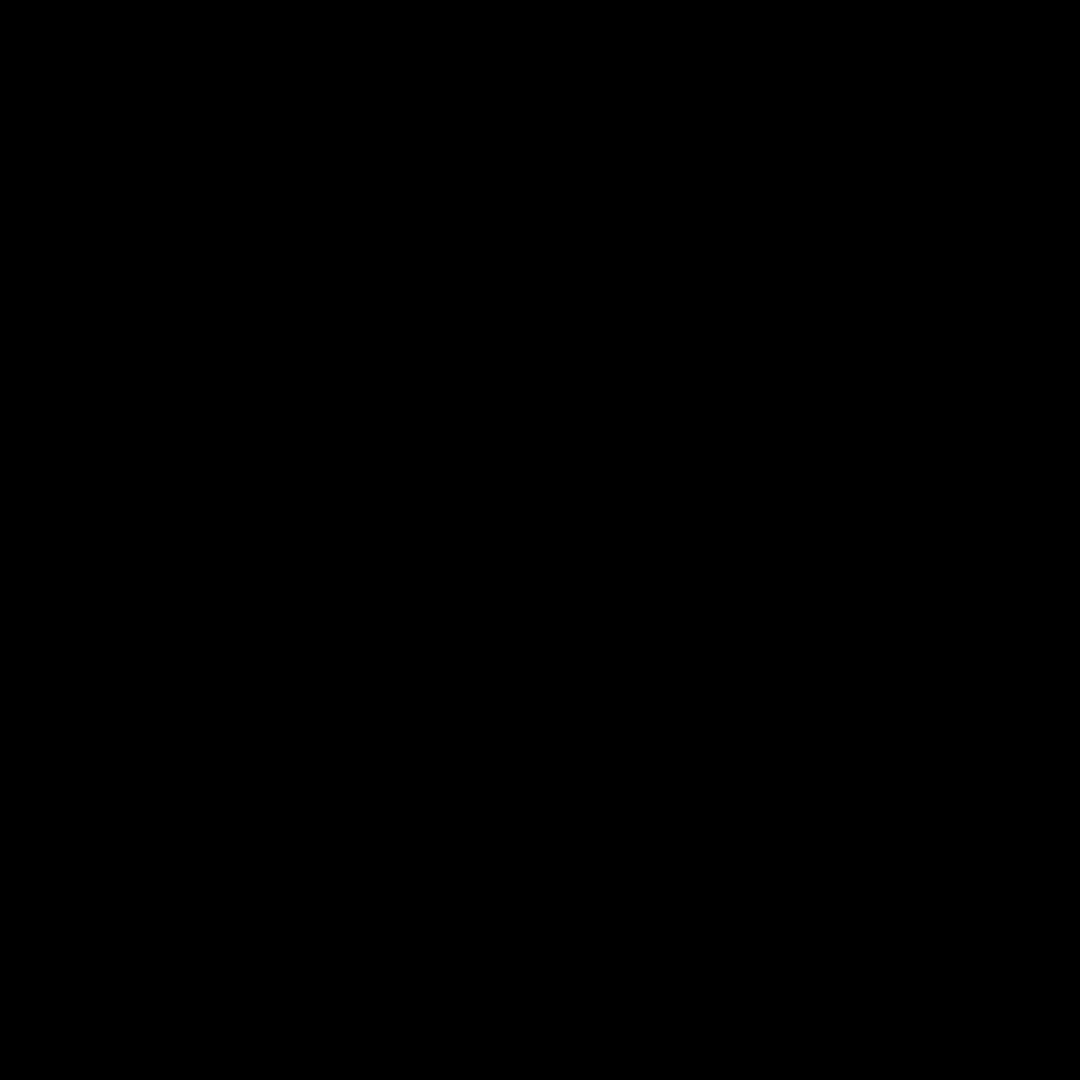
Frame 1 (no input)
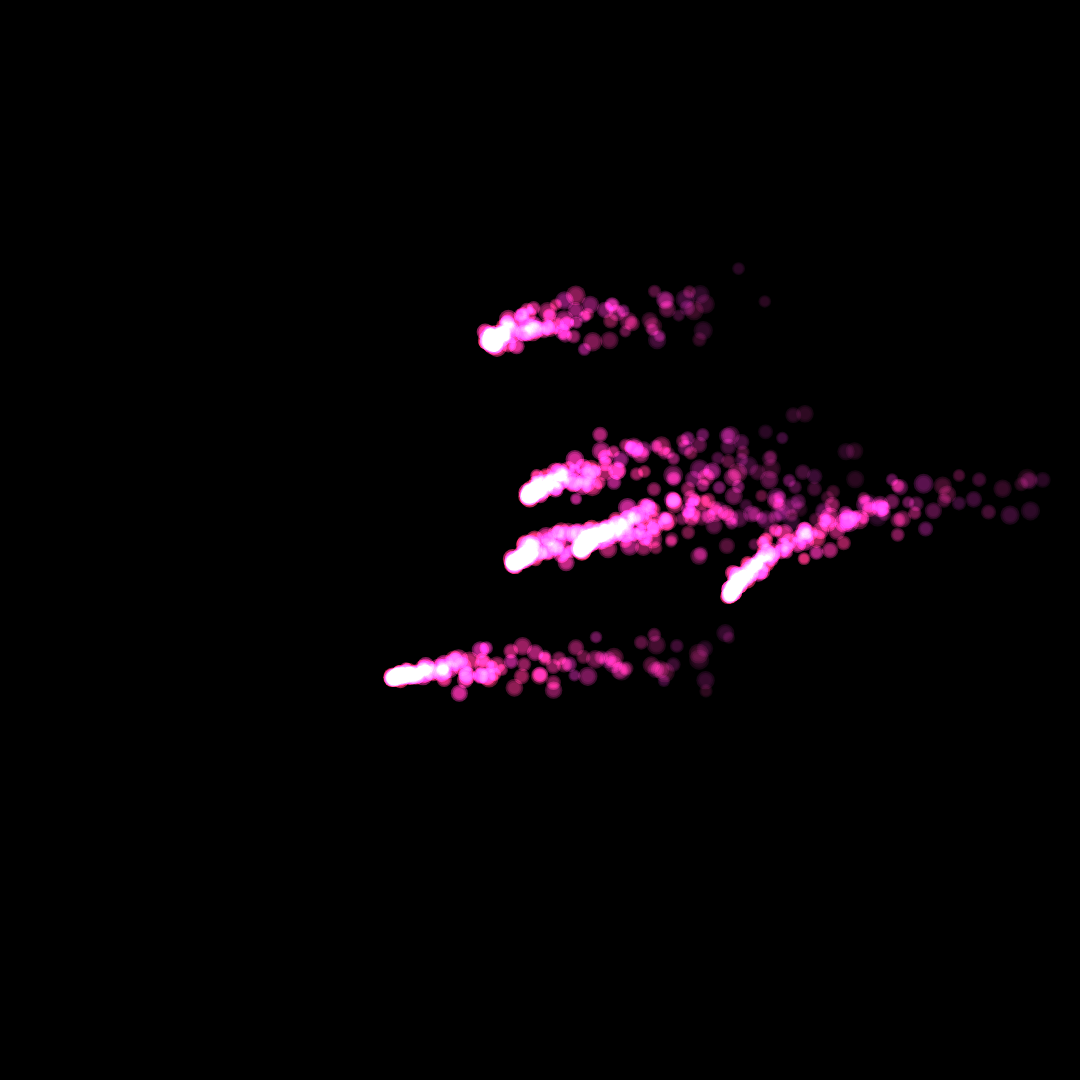
Frame 60 (no input)
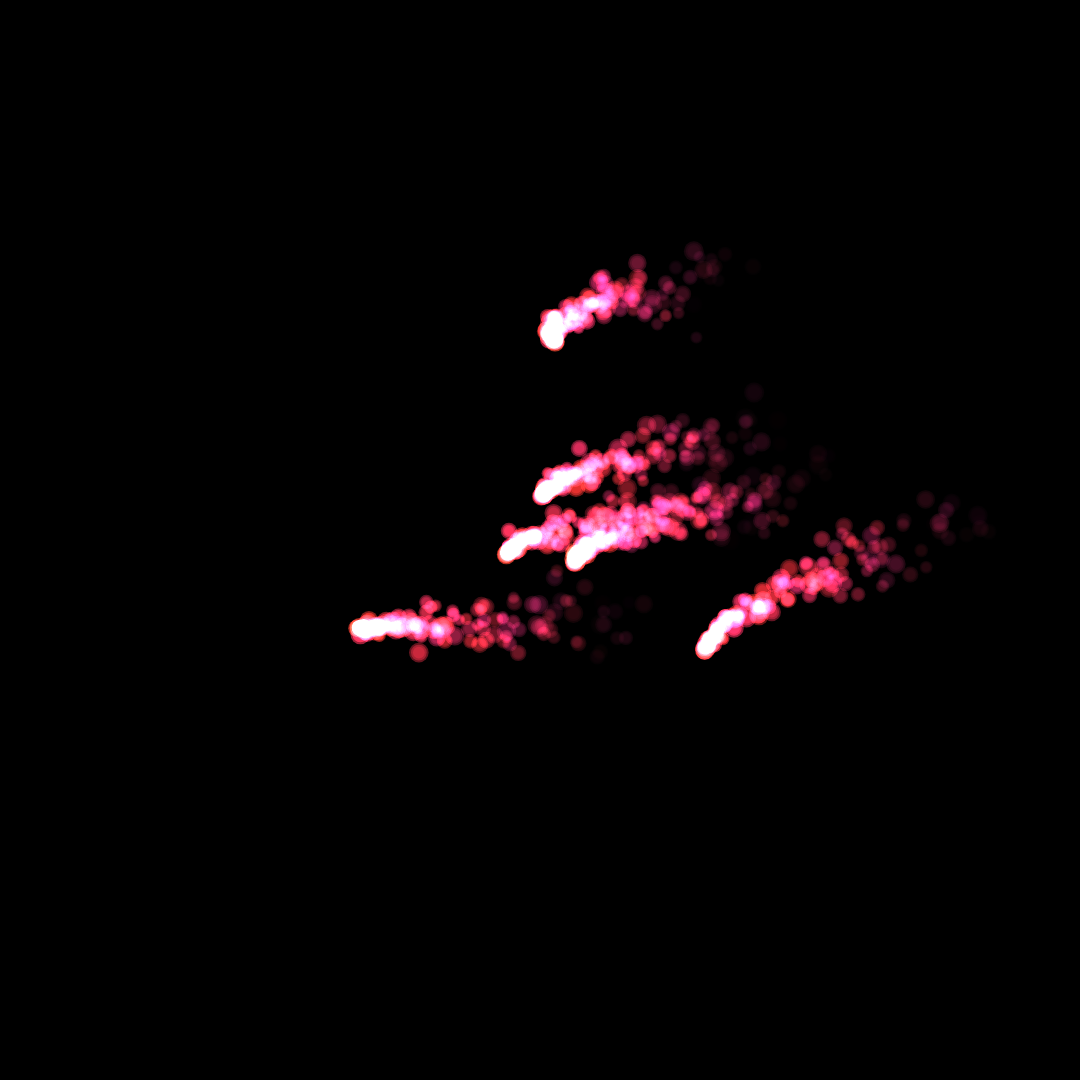
Frame 120 (the mouse pressed at the canvas centre since frame 60)

The p5.js sketch that drew these frames (run headless with seeded random() and noise() and a simulated clock; from frame 60 on, the mouse is pressed at the canvas centre):

// p5.js sketch
// ── sketch.js
let emitters = [];
const INNER_CANDLES = 3;
const OUTER_CANDLES = 3;  // More candles in outer ring

class Particle {
  constructor(x, y, baseHue) {
    this.position = createVector(x, y);
    let vx = randomGaussian(0, 0.3);
    let vy = randomGaussian(-1, 0.3);
    this.velocity = createVector(vx, vy);
    this.acceleration = createVector(0, 0);
    this.lifespan = 100.0;
    this.size = random(12, 20);
    this.baseHue = baseHue;
    this.hueOffset = random(-10, 10);
  }

  run() {
    this.update();
    this.show();
  }

  applyForce(force) {
    this.acceleration.add(force);
  }

  update() {
    this.velocity.add(this.acceleration);
    this.position.add(this.velocity);
    this.lifespan -= 1.5;
    this.acceleration.mult(0);
  }

  show() {
    noStroke();
    colorMode(HSB, 360, 100, 100, 100);
    let numLayers = 3;
    for (let i = 0; i < numLayers; i++) {
      let alpha = this.lifespan * (1 - i/numLayers) / 100 * 70;
      let hue = (this.baseHue + this.hueOffset) % 360;
      fill(hue, 80, 100, alpha);
      let currentSize = this.size * (1 - i * 0.2);
      circle(this.position.x, this.position.y, currentSize);
    }
    colorMode(RGB);
  }

  isDead() {
    return this.lifespan < 0.0;
  }
}

class Emitter {
  constructor(centerX, centerY, radius, angleOffset) {
    this.particles = [];
    this.centerX = centerX;
    this.centerY = centerY;
    this.radius = radius;
    this.angleOffset = angleOffset;
    this.origin = createVector(0, 0);
    this.updatePosition(0);
  }

  updatePosition(timeElapsed) {
    let angle = timeElapsed * 0.5 + this.angleOffset;
    this.origin.x = this.centerX + cos(angle) * this.radius;
    this.origin.y = this.centerY + sin(angle) * this.radius;
  }

  run() {
    for (let particle of this.particles) {
      particle.run();
    }
    this.particles = this.particles.filter(particle => !particle.isDead());
  }

  applyForce(force) {
    for (let particle of this.particles) {
      particle.applyForce(force);
    }
  }

  addParticle(currentHue) {
    for (let i = 0; i < 2; i++) {
      let xOffset = randomGaussian(0, 2);
      this.particles.push(new Particle(
        this.origin.x + xOffset, 
        this.origin.y,
        currentHue
      ));
    }
  }
}

function setup() {
  createCanvas(1080, 1080);
  
  // Center point for both circles
  let centerX = width/2;
  let centerY = height/2;  // Moved to vertical center
  
  // Inner circle of emitters
  let innerRadius = 40;
  for (let i = 0; i < INNER_CANDLES; i++) {
    let angleOffset = (TWO_PI / INNER_CANDLES) * i;
    let radius = innerRadius + random(-5, 5);
    emitters.push(new Emitter(centerX, centerY, radius, angleOffset));
  }
  
  // Outer circle of emitters
  let outerRadius = 200;  // Larger radius for outer circle
  for (let i = 0; i < OUTER_CANDLES; i++) {
    let angleOffset = (TWO_PI / OUTER_CANDLES) * i;
    let radius = outerRadius + random(-5, 5);
    emitters.push(new Emitter(centerX, centerY, radius, angleOffset));
  }
}

function draw() {
  clear();
  background(0);
  
  let timeElapsed = frameCount * 0.01;
  
  // Color cycling between purple (270) and red (360)
  let currentHue = map(sin(timeElapsed), -1, 1, 270, 360);
  
  let windStrength = noise(timeElapsed) * 0.3;
  let gust = noise(timeElapsed * 0.5) > 0.7 ? noise(timeElapsed * 2) * 0.4 : 0;
  let totalWind = windStrength + gust;
  
  let wind = createVector(totalWind, 0);
  
  // Update emitter positions
  for (let emitter of emitters) {
    emitter.updatePosition(timeElapsed);
  }
  
  blendMode(ADD);
  for (let emitter of emitters) {
    emitter.applyForce(wind);
    emitter.run();
    emitter.addParticle(currentHue);
  }
  blendMode(BLEND);
}
